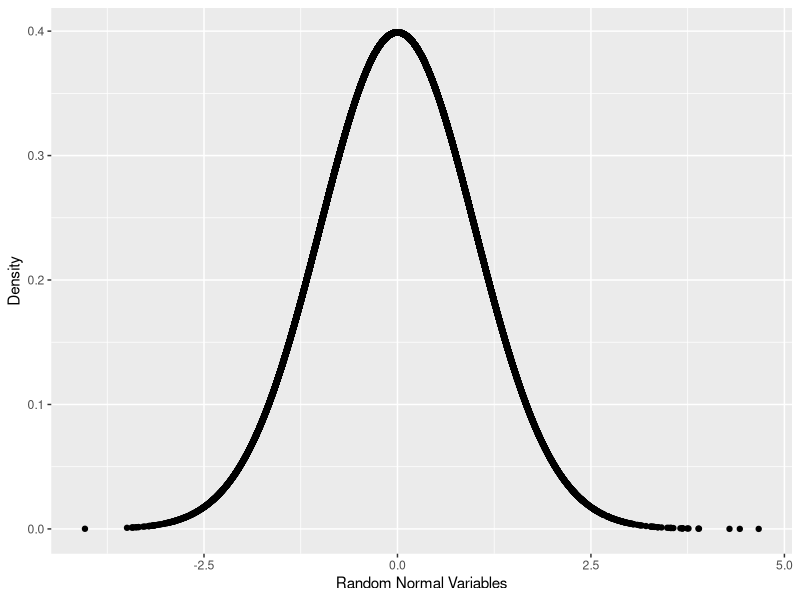
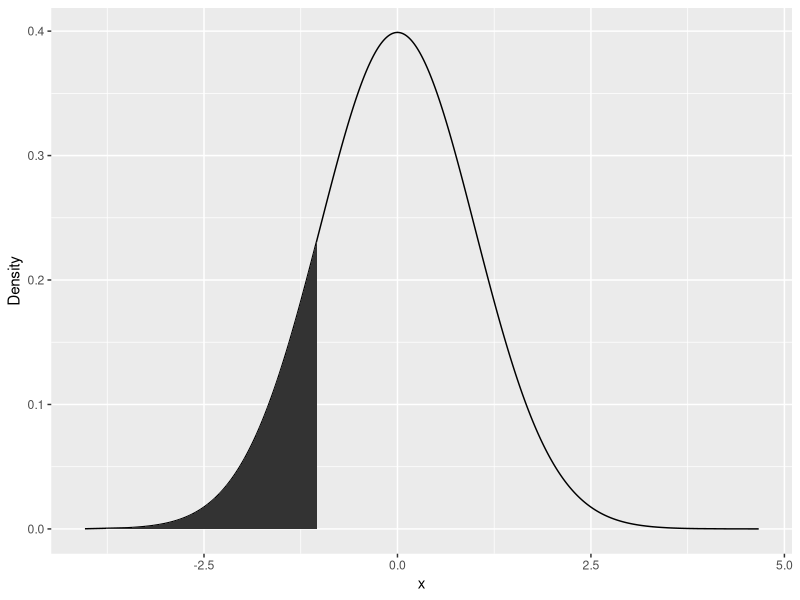
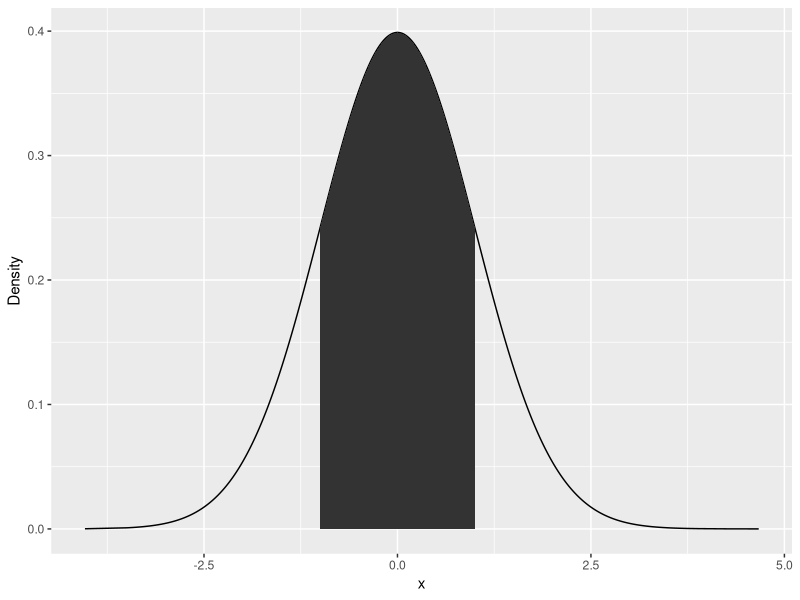
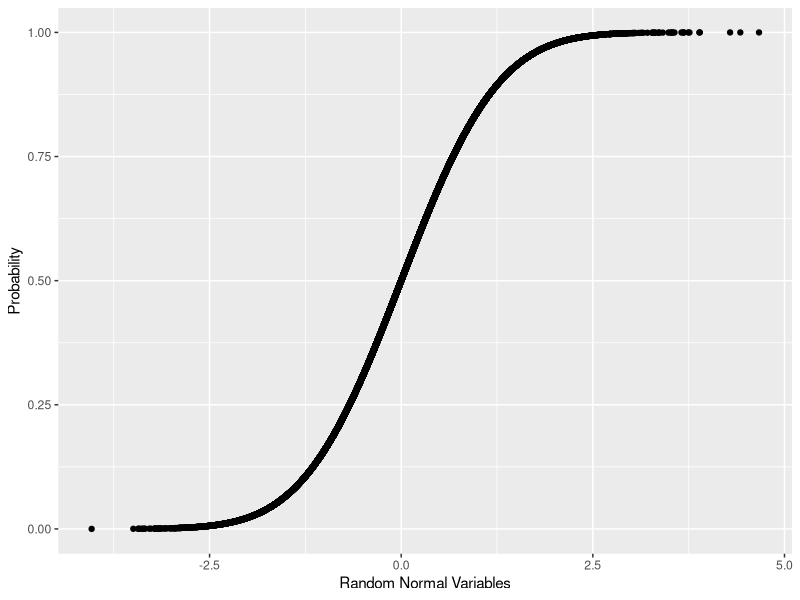
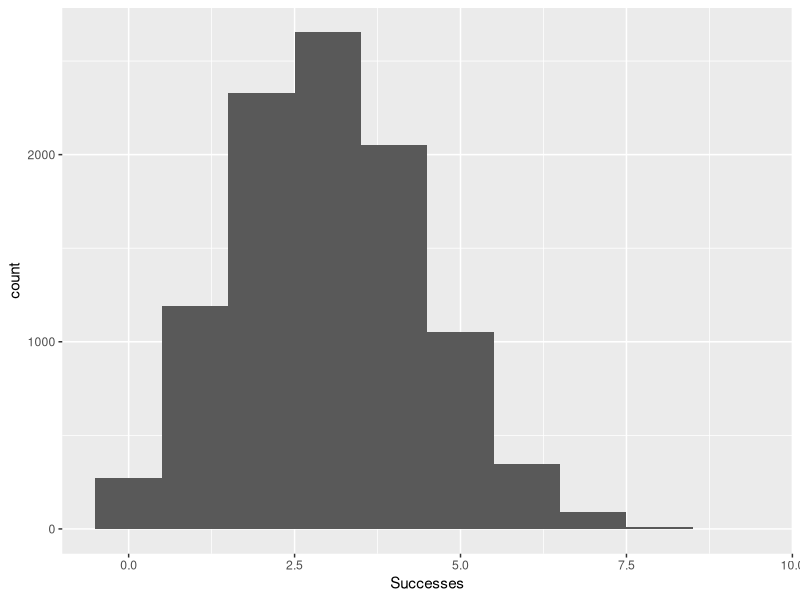
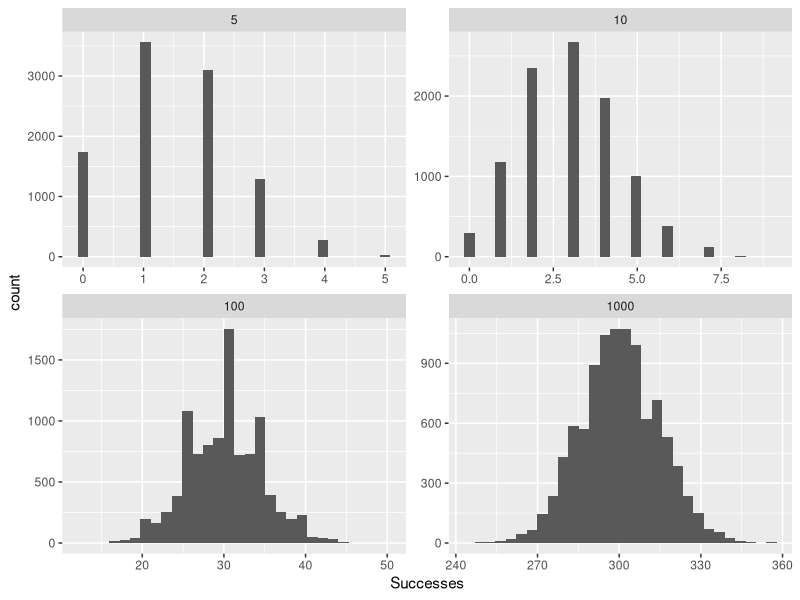
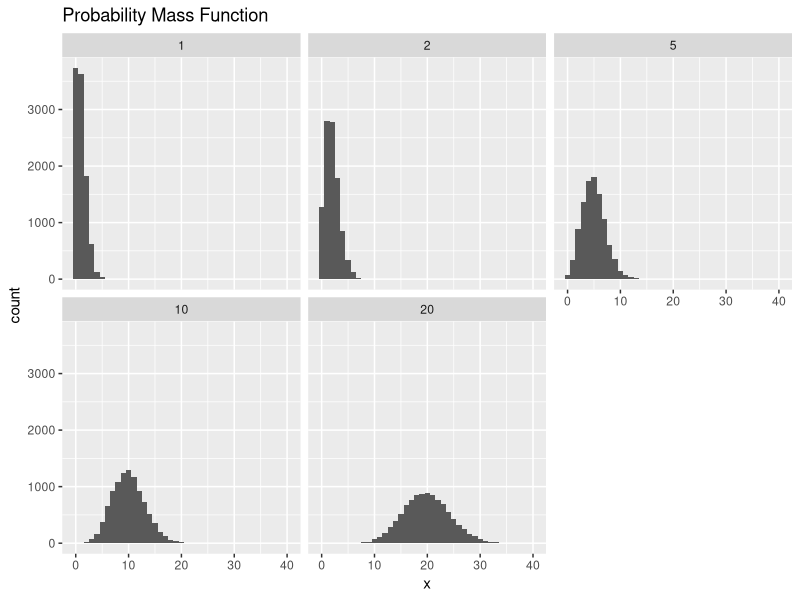
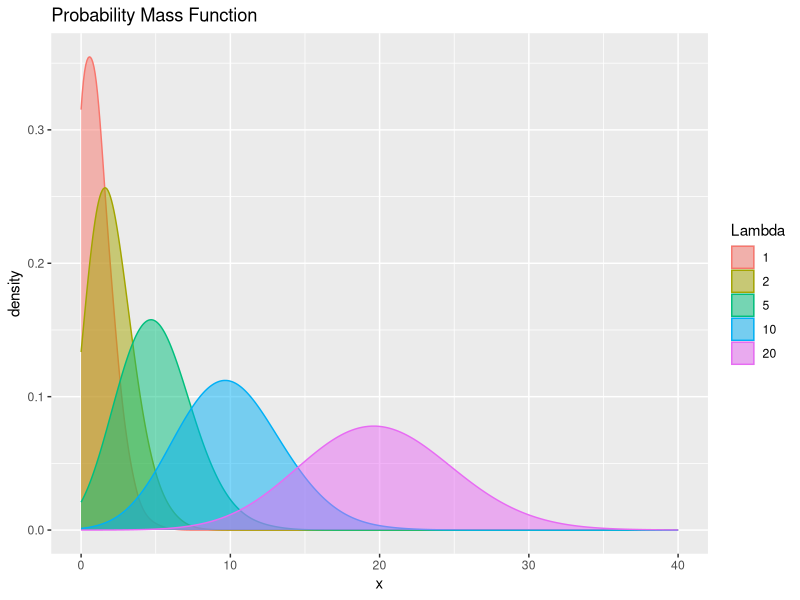

R code for these plots, in order:
# R for Everyone, ch 14, Probability Distributions

#14.1 Normal Distribution
#set.seed(123)
rnorm(n=10)
rnorm(n=10, mean=100,sd=20)
randNorm10 <- rnorm(10)
randNorm10
dnorm(randNorm10)
dnorm(c(-1,0,1))
randNorm <- rnorm(30000)
randDensity <- dnorm(randNorm)
require(ggplot2)
ggplot(data.frame(x=randNorm,y=randDensity)) +aes(x=x,y=y) + 
  geom_point() + labs(x="Random Normal Variables", y="Density")
pnorm(randNorm10)
pnorm(c(-3,0,3))
pnorm(-1)
pnorm(1) - pnorm(0)
pnorm(1) - pnorm(-1)

p <- ggplot(data.frame(x=randNorm,y=randDensity)) +aes(x=x,y=y) + 
  geom_line() + labs(x="x", y="Density")
neg1Seq <- seq(from=min(randNorm), to = -1, by=0.1)
neg1Seq
lessThanNeg1 <- data.frame(x=neg1Seq,y=dnorm(neg1Seq))
head(lessThanNeg1)
tail(lessThanNeg1)
lessThanNeg1 <- rbind(c(min(randNorm),0),
                      lessThanNeg1,
                      c(max(lessThanNeg1$x),0))
head(lessThanNeg1)
tail(lessThanNeg1)
p + geom_polygon(data=lessThanNeg1, aes(x=x,y=y))

neg1Pos1Seq <- seq(from=-1,to=1,by=0.1)
neg1To1 <- data.frame(x=neg1Pos1Seq,y=dnorm(neg1Pos1Seq))
head(neg1To1)
neg1To1 <- rbind(c(min(neg1To1$x), 0),
                 neg1To1,
                 c(max(neg1To1$x),0))
p + geom_polygon(data=neg1To1, aes(x=x,y=y))

randProb <- pnorm(randNorm)
ggplot(data.frame(x=randNorm,y=randProb)) +aes(x=x,y=y) + 
  geom_point() + labs(x="Random Normal Variables", y="Probability")

randNorm10
qnorm(pnorm(randNorm10))

#14.2 Binomial Distribution
rbinom(n=1,size=10,prob=0.4)
rbinom(n=1,size=10,prob=0.4)
rbinom(n=1,size=10,prob=0.4)
rbinom(n=15,size=10,prob=0.4)
# size = 1 "Bernoulli"
rbinom(n=15,size=1,prob=0.4)
binomData <- data.frame(Successes = rbinom(n=10000,size=10,prob=0.3))
ggplot(binomData,aes(x=Successes)) + geom_histogram(binwidth = 1)

binom5 <- data.frame(Successes = rbinom(n=10000,size=5,prob=0.3), Size=5)
dim(binom5)
head(binom5)
binom10 <- data.frame(Successes = rbinom(n=10000,size=10,prob=0.3), Size=10)
dim(binom10)
head(binom10)
binom100 <- data.frame(Successes = rbinom(n=10000,size=100,prob=0.3), Size=100)
binom1000 <- data.frame(Successes = rbinom(n=10000,size=1000,prob=0.3), Size=1000)

binomAll <- rbind(binom5,binom10,binom100,binom1000)
dim(binomAll)
head(binomAll,10)
tail(binomAll,10)
ggplot(binomAll,aes(x=Successes)) + geom_histogram() + 
  facet_wrap(~Size, scales = "free")

#prob of 3 successes out of 10
dbinom(x=3,size=10,prob=0.3)
#prob of 3 or fewer successes out of 10
pbinom(q=3,size=10,prob=0.3)
dbinom(x=0:10,size=10,prob=0.3)
pbinom(q=0:10,size=10,prob=0.3)
qbinom(p=0.3,size=10,prob=0.3)
qbinom(p=c(0.3,0.35,0.4,0.5,0.6),size=10,prob=0.3)

#14.3 Poisson Distribution
pois1 <- rpois(n=10000,lambda = 1)
pois2 <- rpois(n=10000,lambda = 2)
pois5 <- rpois(n=10000,lambda = 5)
pois10 <- rpois(n=10000,lambda = 10)
pois20 <- rpois(n=10000,lambda = 20)
pois <- data.frame(Lambda.1=pois1, Lambda.2=pois2,
                   Lambda.5=pois5, Lambda.10=pois10, Lambda.20=pois20)
require(reshape2)
pois <- melt(data=pois, variable.name = "Lambda", value.name = "x")
require(stringr)
pois$Lambda <- as.factor(as.numeric(str_extract(string=pois$Lambda,
                                                pattern="\\d+")))
head(pois)
tail(pois)
require(ggplot2)
ggplot(pois, aes(x=x)) + geom_histogram(binwidth = 1) +
  facet_wrap(~ Lambda) + ggtitle("Probability Mass Function")
ggplot(pois, aes(x=x)) + 
  geom_density(aes(group=Lambda, color=Lambda, fill=Lambda),
               adjust=4, alpha=1/2) +
  scale_color_discrete() + scale_fill_discrete() +
  ggtitle("Probability Mass Function")
